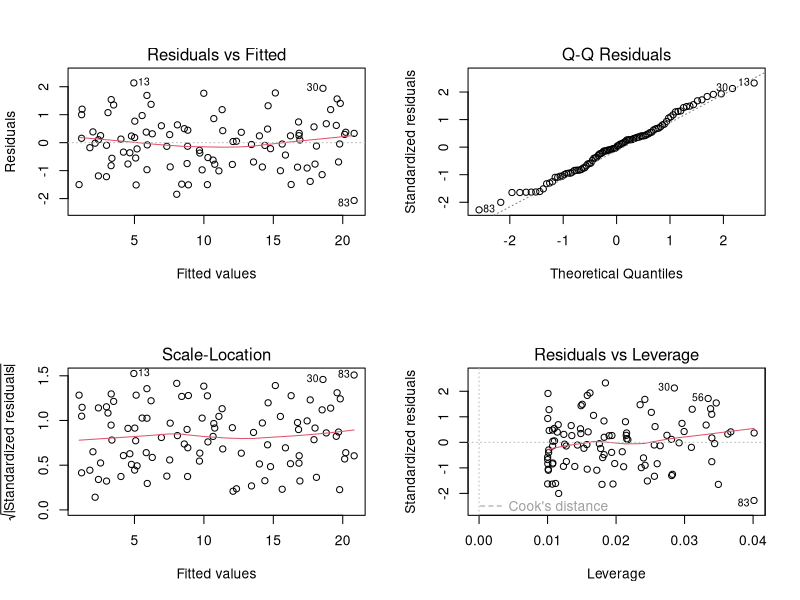
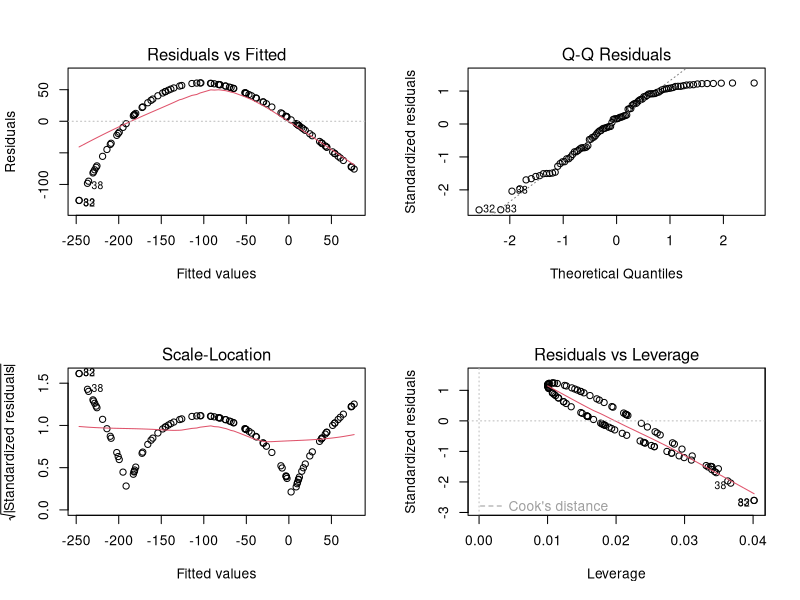
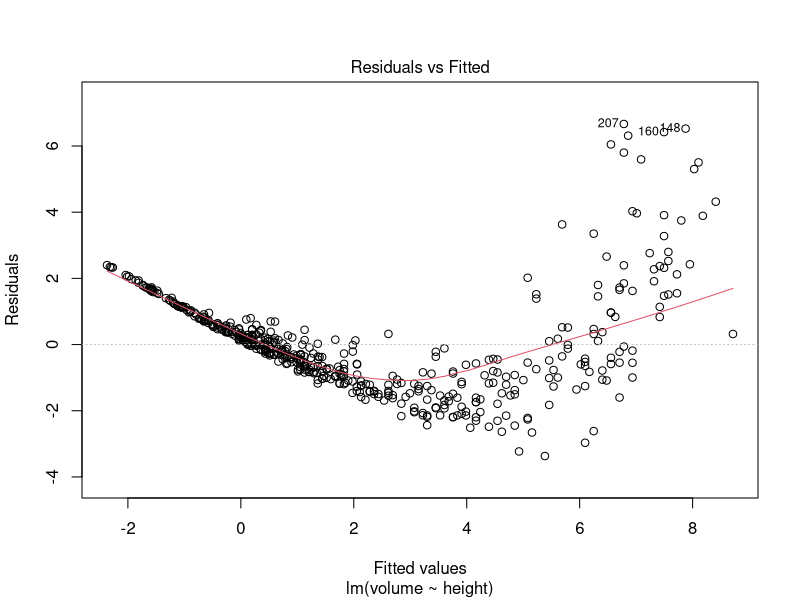
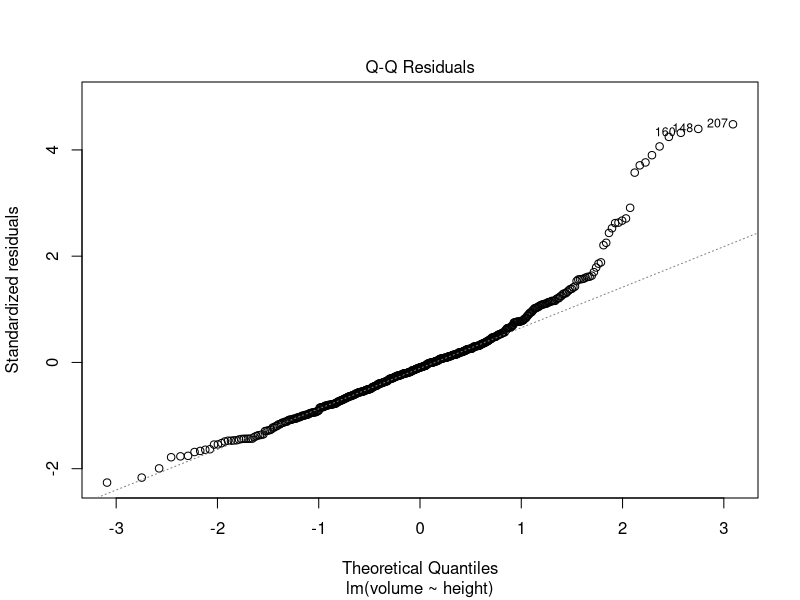
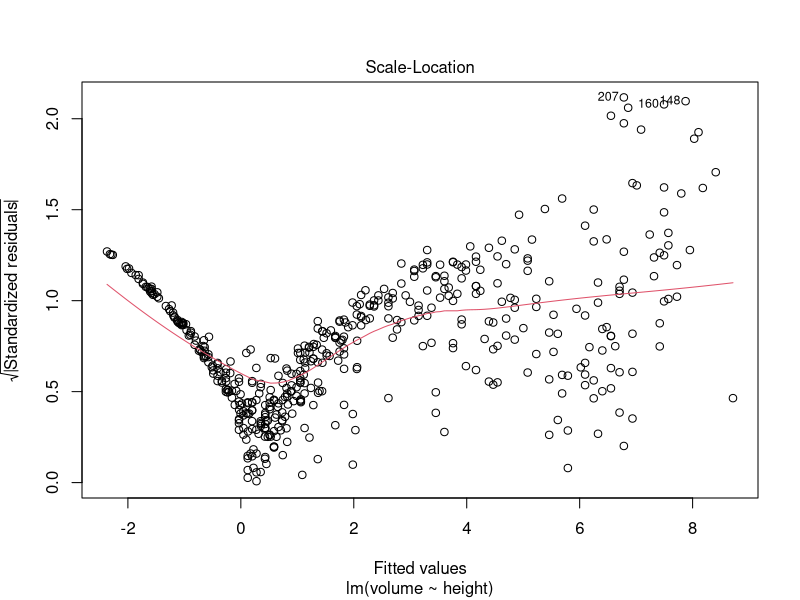
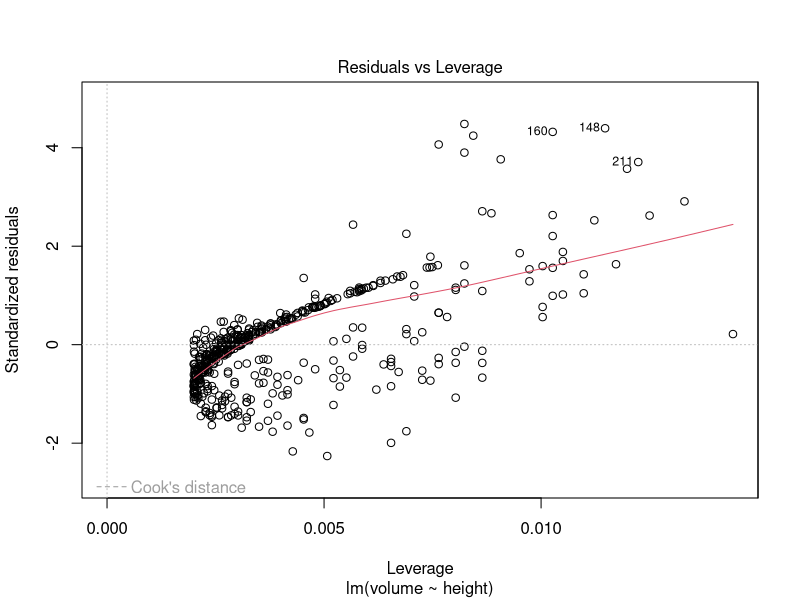
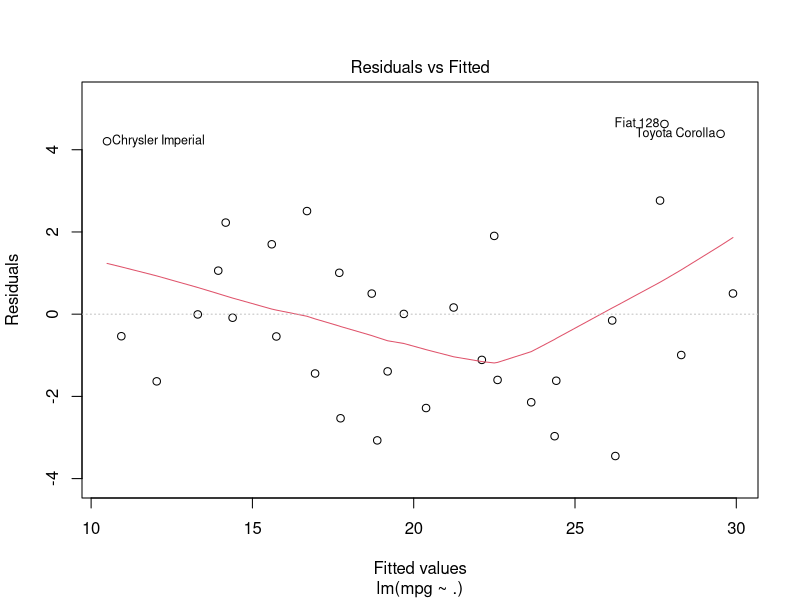
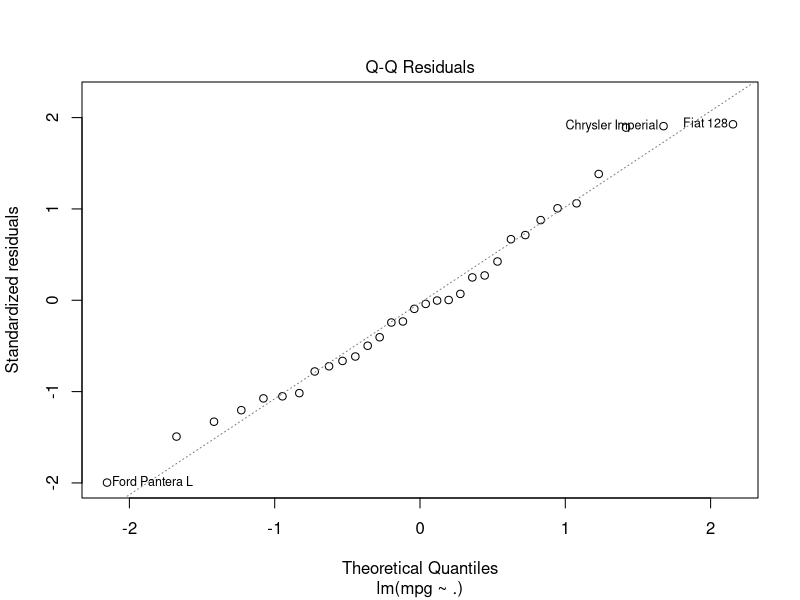

Source code (R) for these figures, in order:
#####################################################
# Topic 4: normal linear regression 
# checking assumptions
#####################################################

# some examples from R-bloggers
# https://www.r-bloggers.com/checking-glm-model-assumptions-in-r/


#####################################################
# testing model assumptions on simulated data
x <- runif(100, 0, 10)
y <- 1 + 2 * x + rnorm(100, 0, 1)
m <- lm(y ~ x)   # model

par(mfrow = c(2, 2))
plot(m)

# "bad" model
y <- 1 + 2 * x + 1 * x^2 - 0.5 * x^3
m_b <- lm(y ~ x)

plot(m_b)

par(mfrow = c(1, 1))


###################################################
#### tree data
setwd("...")

trees<- read.table("trees.txt",header=TRUE)
tree_model1<-lm(volume~height,data=trees)
plot(tree_model1)


####################################################################
#assumptions, collinearity and autocorrelation based on real data 
data(cars)       # using the cars dataset from base R 

mod_car <- lm(mpg ~ ., data=mtcars) 
plot(mod_car)

cor(mtcars[1:5])        #correlation between columns 1-5
plot(mtcars[1:5], panel=panel.smooth)
pairs(mtcars[1:5])

###
library(car) # load the car package which has the vif()
vif(mod_car)

### autocorrelation
acf(cars)

acf(residuals(mod_car))



############################################################################
# qq plots -  normal distribution
# A nice way to see if the patterns are different from those expected under the model conditions 
# is to derive new response values from the fitted coefficient and the residual variance. 
# With the following code you can then derive 8 new plots and randomly allocate the real plot 
# to a position. If you are able to find the real plot and if its pattern are different from 
# the others then the model does not meet its assumptions:

mod <- lm(dist ~ speed, data=cars) 

#not norm_vert
a<-rgamma(n=100, scale=1, shape=0.8)
b<-rnorm(n = 100, mean = 600, sd = 30) 
ab<-cbind.data.frame(a,b)

cbind.data.frame()
mod <- lm(a ~ b, data=ab)

N<-length(resid(mod))
sigma<-summary(mod)$sigma
par(mfrow=c(3,3))
rnum<-sample(1:9, 1)
for(i in 1:(rnum-1)){
  x<-rnorm(N, 0, sigma)
  qqnorm(x, main=i)
  qqline(x)
}
qqnorm(resid(mod), main=rnum)
qqline(resid(mod))
for(i in (rnum+1) :9) {
  x<-rnorm(N, 0, sigma)
  qqnorm(x, main=i)
  qqline(x)
}

rnum    #gives you the number of the plot with the model data

##############################################################